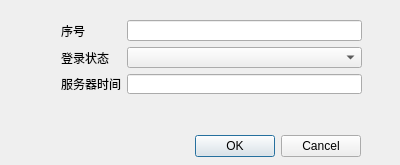
<?xml version="1.0" encoding="UTF-8"?>
<ui version="4.0">
 <class>Dialog</class>
 <widget class="QDialog" name="Dialog">
  <property name="geometry">
   <rect>
    <x>0</x>
    <y>0</y>
    <width>400</width>
    <height>165</height>
   </rect>
  </property>
  <property name="windowTitle">
   <string>Dialog</string>
  </property>
  <widget class="QDialogButtonBox" name="buttonBox">
   <property name="geometry">
    <rect>
     <x>20</x>
     <y>130</y>
     <width>341</width>
     <height>32</height>
    </rect>
   </property>
   <property name="orientation">
    <enum>Qt::Horizontal</enum>
   </property>
   <property name="standardButtons">
    <set>QDialogButtonBox::Cancel|QDialogButtonBox::Ok</set>
   </property>
  </widget>
  <widget class="QWidget" name="">
   <property name="geometry">
    <rect>
     <x>61</x>
     <y>20</y>
     <width>301</width>
     <height>74</height>
    </rect>
   </property>
   <layout class="QGridLayout" name="gridLayout">
    <item row="0" column="0">
     <widget class="QLabel" name="label_3">
      <property name="text">
       <string>序号</string>
      </property>
     </widget>
    </item>
    <item row="0" column="1">
     <widget class="QLineEdit" name="SequencelineEdit"/>
    </item>
    <item row="1" column="0">
     <widget class="QLabel" name="label">
      <property name="text">
       <string>登录状态</string>
      </property>
     </widget>
    </item>
    <item row="1" column="1">
     <widget class="QComboBox" name="LoginStatusComboBox"/>
    </item>
    <item row="2" column="0">
     <widget class="QLabel" name="label_2">
      <property name="text">
       <string>服务器时间</string>
      </property>
     </widget>
    </item>
    <item row="2" column="1">
     <widget class="QLineEdit" name="TimelineEdit">
      <property name="text">
       <string/>
      </property>
     </widget>
    </item>
   </layout>
  </widget>
 </widget>
 <resources/>
 <connections>
  <connection>
   <sender>buttonBox</sender>
   <signal>accepted()</signal>
   <receiver>Dialog</receiver>
   <slot>accept()</slot>
   <hints>
    <hint type="sourcelabel">
     <x>248</x>
     <y>254</y>
    </hint>
    <hint type="destinationlabel">
     <x>157</x>
     <y>274</y>
    </hint>
   </hints>
  </connection>
  <connection>
   <sender>buttonBox</sender>
   <signal>rejected()</signal>
   <receiver>Dialog</receiver>
   <slot>reject()</slot>
   <hints>
    <hint type="sourcelabel">
     <x>316</x>
     <y>260</y>
    </hint>
    <hint type="destinationlabel">
     <x>286</x>
     <y>274</y>
    </hint>
   </hints>
  </connection>
 </connections>
</ui>
